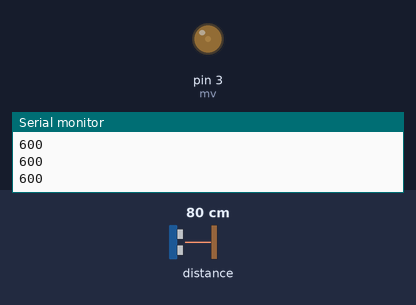
Bench run of a sketch on a simulated Arduino Uno, built with avr-gcc and run on an emulated ATmega328P. On the bench: output pins drawn as LEDs (lit = HIGH), the last lines printed to the serial monitor. The test bench sets the inputs (shaded band); at power-on: distance to the obstacle 80 cm.

Above: at 1.2 s.
1.3 s: distance to the obstacle set to 9 cm
At 2.4 s:
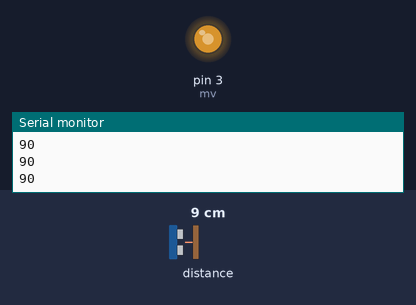
3.1 s: distance to the obstacle set to 35 cm
At 3.8 s:
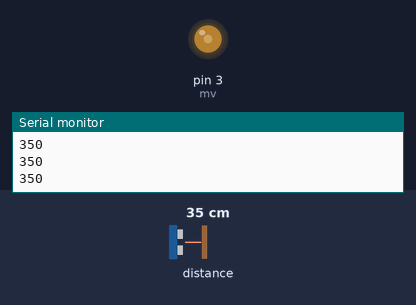
5.0 s: distance to the obstacle set to 2 cm
At 6.5 s:
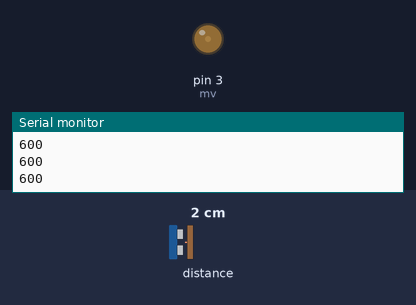
Timing chart, 0 to 8.0 s (numbered marks = the images above; inputs shaded):
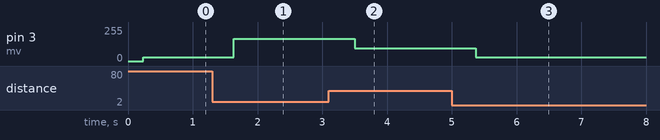

Measured:
- after the input at 1.3 s, pin 3 (mv): 27/255 → 166/255 after 0.33 s
- after the input at 3.1 s, pin 3 (mv): 166/255 → 95/255 after 0.40 s
- after the input at 5.0 s, pin 3 (mv): 95/255 → 27/255 after 0.37 s

The sketch:

Disp_Ceguera.ino
```cpp
#include "Adafruit_VL53L0X.h"
int mv=3,v;
Adafruit_VL53L0X lox = Adafruit_VL53L0X();

void setup() {
  Serial.begin(115200);
  while (! Serial) {
    delay(1);
  }
  Serial.println("Adafruit VL53L0X test");
  if (!lox.begin()) {
    Serial.println(F("Failed to boot VL53L0X"));
    while(1);
  }
  Serial.println(F("VL53L0X API Simple Ranging example\n\n"));
  pinMode(mv,OUTPUT);
}


void loop() {
  VL53L0X_RangingMeasurementData_t measure;
  lox.rangingTest(&measure, false);
  if (measure.RangeStatus != 4) {
    if(measure.RangeMilliMeter<50 || measure.RangeMilliMeter>700){
      measure.RangeMilliMeter=600;
    }
  Serial.println(measure.RangeMilliMeter);
  } else {
    measure.RangeMilliMeter=700;
    Serial.println(" out of range ");
  }
  delay(200);
  v=map(measure.RangeMilliMeter,700,40,0,180);
  analogWrite(mv,v);

}
```
